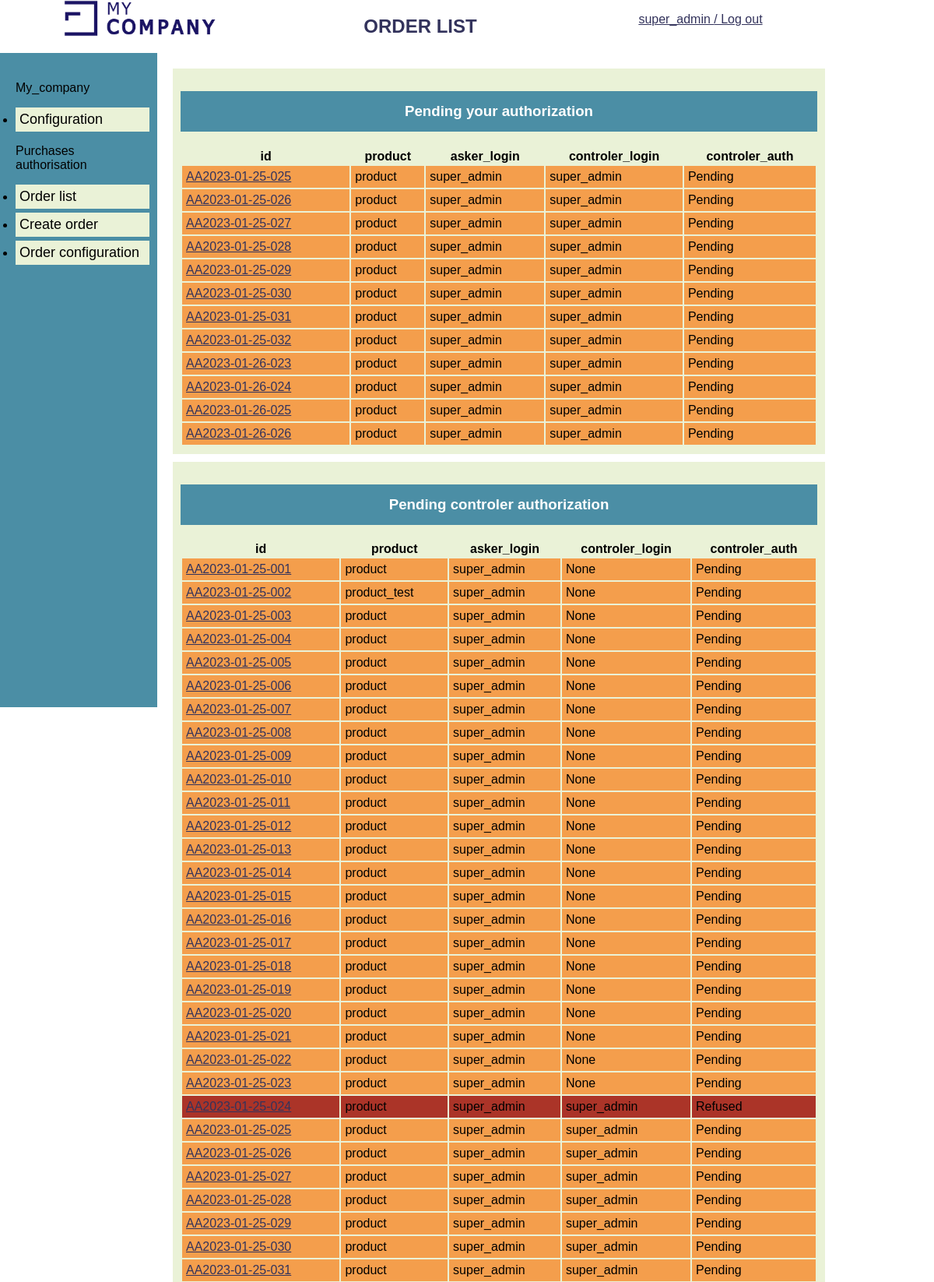
The app's page /order/ (signed in, upper part) with its own data.
### authentication/models.py (models this page shows)
class User(AbstractUser):
    def __str__(self):
        return f'{self.username}'
    company = models.ForeignKey('Company', null=True, on_delete=models.CASCADE, related_name='branch_user')
    branch = models.ForeignKey('Branch', null=True, on_delete=models.CASCADE, related_name='branch_user')

### purchases_auth/models.py (models this page shows, shortened)
class Order(models.Model):
    class auth_status(models.TextChoices):
        AUTHORIZED = 'Authorized'
        REFUSED = 'Refused'
        PENDING = 'Pending'
    order_id = models.fields.CharField(max_length=17, unique=True)
    date = models.fields.DateField(auto_now=True)
    asker_login = models.ForeignKey(settings.AUTH_USER_MODEL, on_delete=models.CASCADE)
    branch = models.ForeignKey(Branch, on_delete=models.CASCADE)
    purchase_type = models.ForeignKey(Purchase_type, on_delete=models.CASCADE)
    process = models.ForeignKey(Process, on_delete=models.CASCADE)
    payment_method = models.ForeignKey(Payment_method, on_delete=models.CASCADE)
    product = models.fields.CharField(max_length=17)
    price = models.fields.IntegerField()
    asker_comment = models.fields.TextField(max_length = 100, blank=True)
    vendor = models.fields.CharField(max_length=17)
    unit_price = models.fields.IntegerField(blank=True)
    delivery_date = models.fields.DateField()
    controler_login = models.ForeignKey(User, null=True, on_delete=models.CASCADE, related_name='order_controler')
    notified_controler = models.ManyToManyField(User, blank=True, related_name='notified_controler')
    controler_auth = models.fields.CharField(choices=auth_status.choices, default=auth_status.PENDING, max_length=10)
    controler_comment = models.fields.TextField(max_length = 100, blank=True)

### purchases_auth/views.py (the view)
# urls.py: path('order/', views.order_list, name='order-list'),
@login_required
def order_list(request):
    asker_order =Order.objects.filter(asker_login=request.user.id)
    controler_order =Order.objects.filter(controler_login=request.user.id, controler_auth="Pending")
    return render(request,
    'purchases_auth/order.html',
    {'asker_order': asker_order, 'controler_order': controler_order})

### purchases_auth/templates/purchases_auth/order.html (shortened to what this page needs)
{% extends 'base.html' %}
{% block title %}ORDER LIST{% endblock %}
{% block content %}
<div class="orders-list">
    <div>
        <div class="box">
            <h3>Pending your authorization</h3>
            <table>
                <thead>
                    {% if controler_order %}
                    <tr>
                        <th>id</th>
                        <th>product</th>
                        <th>asker_login</th>
                        <th>controler_login</th>
                        <th>controler_auth</th>
                    </tr>
                    {% endif %}
                </thead>
                <tbody>
                    {% for controler_order in controler_order %}
                    <tr value="{{ controler_order.controler_auth }}">
                        <td><a href="{% url 'order-detail' controler_order.id %}">{{ controler_order.order_id }}</td>
                        <td>{{ controler_order.product }}</td>
                        <td>{{ controler_order.asker_login }}</td>
                        <td>{{ controler_order.controler_login }}</td>
                        <td>{{ controler_order.controler_auth }}</td>
                    </tr>
                    {% endfor %}
                </tbody>
            </table>
        </div>
        <div class="box">
            <h3>Pending controler authorization</h3>
            <table>
                <thead>
                    {% if asker_order %}
                    <tr>
                        <th>id</th>
                        <th>product</th>
                        <th>asker_login</th>
                        <th>controler_login</th>
                        <th>controler_auth</th>
                    </tr>
                    {% endif %}
                </thead>
                <tbody>
                    {% for asker_order in asker_order %}
                    <tr value="{{ asker_order.controler_auth }}">
                        <td><a href="{% url 'order-detail' asker_order.id %}">{{ asker_order.order_id }}</a></td>
                        <td>{{ asker_order.product }}</td>
                        <td>{{ asker_order.asker_login }}</td>
                        <td>{{ asker_order.controler_login }}</td>
                        <td>{{ asker_order.controler_auth }}</td>
                    </tr>
                    {% endfor %}
                </tbody>
            </table>
        </div>
    </div>
</div>
{% endblock %}

### templates/base.html (shortened to what this page needs)
{% load static %}
<html>
    <head>
        <link rel="stylesheet" href="{% static 'styles.css' %}" />
    </head>
    <body>
        <header>
            <div class = "col">
                <img src="{% static 'logo_entreprise.png' %}" alt="logo_entreprise" width="200"/>
            </div>
            <div class = "col">
                <h2>{% block title %}{% endblock %}</h2>
            </div>
            <div class = "col">
                {% if user.is_authenticated %}
                    <p><a href="{% url 'logout' %}"> {{ request.user }} / Log out</a></p>
                {% else %}
                    <h4><a href="{% url 'login' %}">Log in</a></h4>
                {% endif %}
            </div>
        </header>
        <div class = "main">
            <nav>
                <p>My_company</p>
                <ul>
                    <li>
                        <a href="{% url 'config-home' %}">Configuration</a>
                    </li>
                </ul>
                <p>Purchases authorisation</p>
                <ul>
                    <li>
                        <a href="{% url 'order-list' %}">Order list</a>
                    </li>
                    <li>
                        <a href="{% url 'order-create' %}">Create order</a>
                    </li>
                    <li>
                        <a href="{% url 'order-config' %}">Order configuration</a>
                    </li>
                </ul>
            </nav>
            <div>
                {% block content %}{% endblock %}
            </div>
        </div>
    </body>
</html>

### purchases_auth/static/styles.css (style rules this page uses)
:root { --color-blue: #33335C; --color-gray: #4B8EA5; --color-orange: #F49E4C; --color-red: #AB3428; --color-green: #6EEB83; --color-beige: #EAF2D7; --color-darkbeige: #CEE1A3; }
* { font-family: Arial, sans-serif; }
a { color: var(--color-blue); }
body { width: 100%; margin: 0 auto; }
header { background-color: white ; color: var(--color-blue); display: flex; vertical-align: middle; }
header .col { float: left; width: 30%; text-align: center; }
.main { width: 90%; }
nav { float: left; width: 15%; height: 100%; background-color: var(--color-gray); padding: 20px; }
nav ul { margin: 0; padding: 0; }
nav li { background-color: var(--color-beige); width: 100%; padding: 5px; margin-bottom: 5px; }
nav li a { text-decoration: none; color: black; font-size: large; }
.orders-list { display: grid; padding: 10px; }
.orders-list table { width: 100%; }
.orders-list .box { padding: 10px; margin-bottom: 10px; background-color: var(--color-beige); }
.orders-list div { padding: 10px; }
.orders-list tr[value="Pending"] { background-color: var(--color-orange); }
.orders-list tr[value="Refused"] { background-color: var(--color-red); }
.orders-list td { text-align: left; padding: 5px }
.orders-list h3 { padding: 15px; text-align: center; color: white; background-color: var(--color-gray); }

### records on screen
User: user "super_admin"
Order: order_id "AA2023-01-25-025", product "product", asker_login "super_admin", controler_login "super_admin", controler_auth "Pending"
Order: order_id "AA2023-01-25-026", product "product", asker_login "super_admin", controler_login "super_admin", controler_auth "Pending"
Order: order_id "AA2023-01-25-027", product "product", asker_login "super_admin", controler_login "super_admin", controler_auth "Pending"
Order: order_id "AA2023-01-25-028", product "product", asker_login "super_admin", controler_login "super_admin", controler_auth "Pending"
Order: order_id "AA2023-01-25-029", product "product", asker_login "super_admin", controler_login "super_admin", controler_auth "Pending"
Order: order_id "AA2023-01-25-030", product "product", asker_login "super_admin", controler_login "super_admin", controler_auth "Pending"
Order: order_id "AA2023-01-25-031", product "product", asker_login "super_admin", controler_login "super_admin", controler_auth "Pending"
Order: order_id "AA2023-01-25-032", product "product", asker_login "super_admin", controler_login "super_admin", controler_auth "Pending"
Order: order_id "AA2023-01-26-023", product "product", asker_login "super_admin", controler_login "super_admin", controler_auth "Pending"
Order: order_id "AA2023-01-26-024", product "product", asker_login "super_admin", controler_login "super_admin", controler_auth "Pending"
Order: order_id "AA2023-01-26-025", product "product", asker_login "super_admin", controler_login "super_admin", controler_auth "Pending"
Order: order_id "AA2023-01-26-026", product "product", asker_login "super_admin", controler_login "super_admin", controler_auth "Pending"
Order: order_id "AA2023-01-25-001", product "product", asker_login "super_admin", controler_login "None", controler_auth "Pending"
Order: order_id "AA2023-01-25-002", product "product_test", asker_login "super_admin", controler_login "None", controler_auth "Pending"
Order: order_id "AA2023-01-25-003", product "product", asker_login "super_admin", controler_login "None", controler_auth "Pending"
Order: order_id "AA2023-01-25-004", product "product", asker_login "super_admin", controler_login "None", controler_auth "Pending"
Order: order_id "AA2023-01-25-005", product "product", asker_login "super_admin", controler_login "None", controler_auth "Pending"
Order: order_id "AA2023-01-25-006", product "product", asker_login "super_admin", controler_login "None", controler_auth "Pending"
Order: order_id "AA2023-01-25-007", product "product", asker_login "super_admin", controler_login "None", controler_auth "Pending"
Order: order_id "AA2023-01-25-008", product "product", asker_login "super_admin", controler_login "None", controler_auth "Pending"
Order: order_id "AA2023-01-25-009", product "product", asker_login "super_admin", controler_login "None", controler_auth "Pending"
Order: order_id "AA2023-01-25-010", product "product", asker_login "super_admin", controler_login "None", controler_auth "Pending"
Order: order_id "AA2023-01-25-011", product "product", asker_login "super_admin", controler_login "None", controler_auth "Pending"
Order: order_id "AA2023-01-25-012", product "product", asker_login "super_admin", controler_login "None", controler_auth "Pending"
Order: order_id "AA2023-01-25-013", product "product", asker_login "super_admin", controler_login "None", controler_auth "Pending"
Order: order_id "AA2023-01-25-014", product "product", asker_login "super_admin", controler_login "None", controler_auth "Pending"
Order: order_id "AA2023-01-25-015", product "product", asker_login "super_admin", controler_login "None", controler_auth "Pending"
Order: order_id "AA2023-01-25-016", product "product", asker_login "super_admin", controler_login "None", controler_auth "Pending"
Order: order_id "AA2023-01-25-017", product "product", asker_login "super_admin", controler_login "None", controler_auth "Pending"
Order: order_id "AA2023-01-25-018", product "product", asker_login "super_admin", controler_login "None", controler_auth "Pending"
Order: order_id "AA2023-01-25-019", product "product", asker_login "super_admin", controler_login "None", controler_auth "Pending"
Order: order_id "AA2023-01-25-020", product "product", asker_login "super_admin", controler_login "None", controler_auth "Pending"
Order: order_id "AA2023-01-25-021", product "product", asker_login "super_admin", controler_login "None", controler_auth "Pending"
Order: order_id "AA2023-01-25-022", product "product", asker_login "super_admin", controler_login "None", controler_auth "Pending"
Order: order_id "AA2023-01-25-023", product "product", asker_login "super_admin", controler_login "None", controler_auth "Pending"
Order: order_id "AA2023-01-25-024", product "product", asker_login "super_admin", controler_login "super_admin", controler_auth "Refused"
